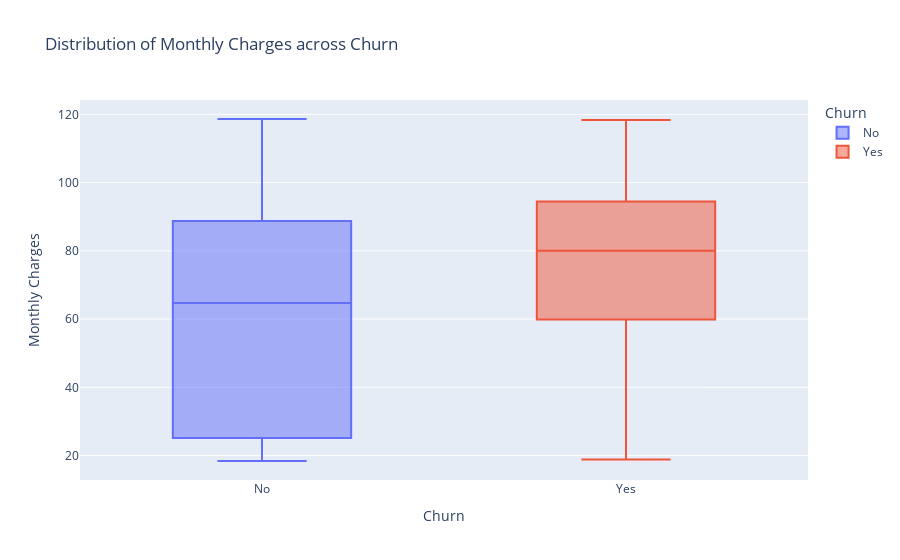

The cell this chart's notebook holds for it:
### Markdown cell above
**2. How does the monthly charges vary between customers who have churned and those who have not?**

### Code cell
# Create a box plot to visualize the distribution of Monthly Charges across churned and non-churned customers
fig = px.box(master_df, x='Churn', y='MonthlyCharges', color='Churn', title='Distribution of Monthly Charges across Churn')

# Set the y-axis label for better clarity
fig.update_layout(yaxis_title='Monthly Charges')

# Display the plot
fig.show()

### Figure 1 — Plotly figure (JSON) as saved in the notebook; plotly's stock layout.template omitted (floating-point values rounded to 4 significant figures; data arrays with more than 128 entries replaced by an {"elided": "..."} marker saying what was removed)
{"data": [{"alignmentgroup": "True", "hovertemplate": "Churn=%{x}<br>MonthlyCharges=%{y}<extra></extra>", "legendgroup": "No", "marker": {"color": "#636efa"}, "name": "No", "notched": false, "offsetgroup": "No", "orientation": "v", "showlegend": true, "type": "box", "x": {"elided": "3707 str values"}, "x0": " ", "xaxis": "x", "y": {"elided": "3707 float values"}, "y0": " ", "yaxis": "y"}, {"alignmentgroup": "True", "hovertemplate": "Churn=%{x}<br>MonthlyCharges=%{y}<extra></extra>", "legendgroup": "Yes", "marker": {"color": "#EF553B"}, "name": "Yes", "notched": false, "offsetgroup": "Yes", "orientation": "v", "showlegend": true, "type": "box", "x": {"elided": "1336 str values"}, "x0": " ", "xaxis": "x", "y": {"elided": "1336 float values"}, "y0": " ", "yaxis": "y"}], "layout": {"boxmode": "overlay", "legend": {"title": {"text": "Churn"}, "tracegroupgap": 0}, "title": {"text": "Distribution of Monthly Charges across Churn"}, "xaxis": {"anchor": "y", "categoryarray": ["No", "Yes"], "categoryorder": "array", "domain": [0, 1], "title": {"text": "Churn"}}, "yaxis": {"anchor": "x", "domain": [0, 1], "title": {"text": "Monthly Charges"}}}}
